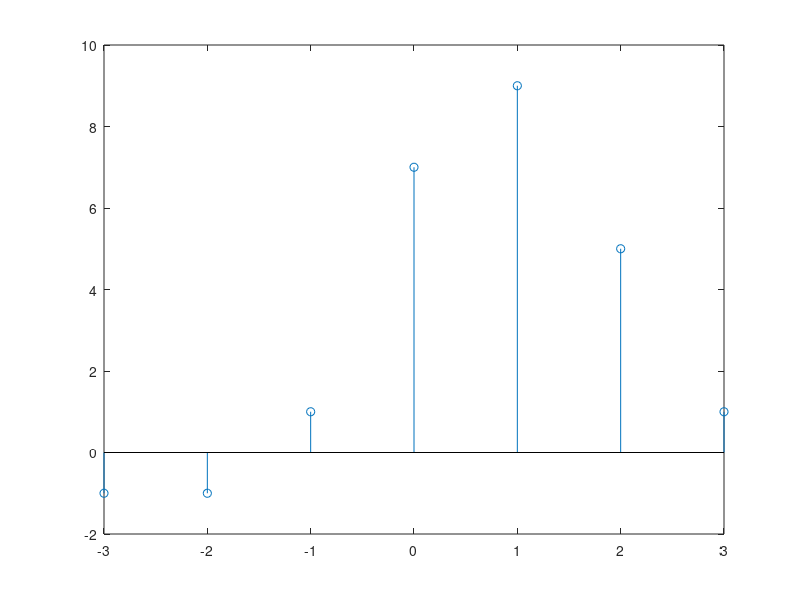

Here is the MATLAB script that generated this plot:
clc;
clear all;
x=[1 2 3 1];
l=[1 2 1 -1];
h=flip(l);
n1=length(x);
n2=length(h);
for i=1:n1+n2-1
    y(i)=0
end
for i=1:n1
    for j=1:n2
        y(i+j-1)=y(i+j-1)+x(i)*h(j)
    end
end
lagval=((n1-1)+(n2-1))/2;
lag=-lagval:lagval;
stem(lag,y)
%plot(y);